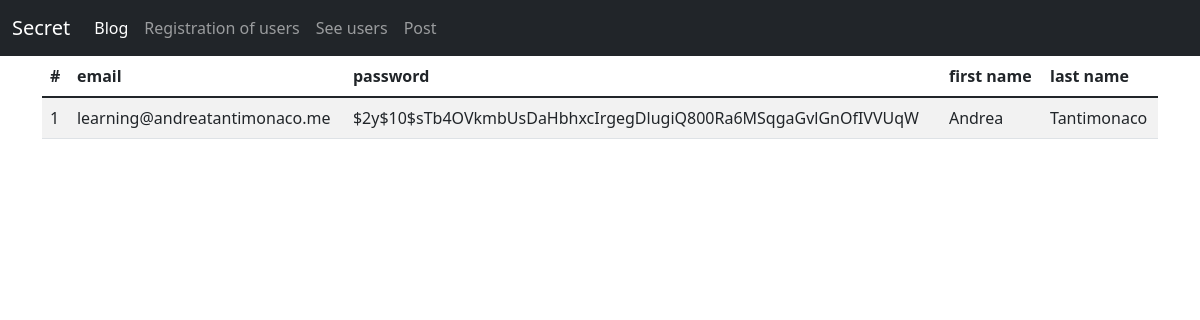
Screenshot of /7thWeekProject/get-users.php with the database file from the repository.
### tables this page shows
CREATE TABLE `users` (
  `id` int(10) UNSIGNED NOT NULL,
  `email` varchar(255) DEFAULT NULL,
  `password` varchar(60) DEFAULT NULL,
  `first_name` varchar(64) DEFAULT NULL,
  `last_name` varchar(64) DEFAULT NULL,
  `role_id` int(10) UNSIGNED DEFAULT NULL
);

### 7thWeekProject/get-users.php (the view, shortened to what this page needs)
<?php
    $pdo = connect();
    $queryResUsers = $pdo->query('SELECT * FROM users;');
?>
<!DOCTYPE html>
<html lang="en">
<head>
    <link href="https://cdn.jsdelivr.net/npm/bootstrap@5.1.3/dist/css/bootstrap.min.css" rel="stylesheet">
</head>
<body>
    <nav class="navbar navbar-dark bg-dark navbar-expand-lg ">
        <div class="container-fluid">
            <a class="navbar-brand" href="main.php">Secret</a>
            <div class="collapse navbar-collapse" id="navbarNavAltMarkup">
            <div class="navbar-nav">
                <a class="nav-link active" aria-current="page" href="get-post.php">Blog</a>
                <a class="nav-link" href="save-user-form.php">Registration of users</a>
                <a class="nav-link" href="get-users.php">See users</a>
                <a class="nav-link" href="save-form-post.php">Post</a>
            </div>
            </div>
        </div>
    </nav>
    <div class="container">
        <table class="table table-striped">
            <thead>
                <tr>
                    <th>#</th>
                    <th>email</th>
                    <th>password</th>
                    <th>first name</th>
                    <th>last name</th>
                </tr>
            </thead>
            <tbody>
                <?php
                    foreach($queryResUsers as $row) {
                        echo "
                            <tr>
                                <td>{$row["id"]}</td>
                                <td>{$row["email"]}</td>
                                <td>{$row["password"]}</td>
                                <td>{$row["first_name"]}</td>
                                <td>{$row["last_name"]}</td>
                            </tr>
                        ";
                    }
                ?>
            </tbody>
        </table>
    </div>
</body>
</html>

### rows the page displays
users: id "1", email "learning@andreatantimonaco.me", password "$2y$10$sTb4OVkmbUsDaHbhxcIrgegDlugiQ800Ra6MSqgaGvlGnOfIVVUqW", first_name "Andrea", last_name "Tantimonaco"
